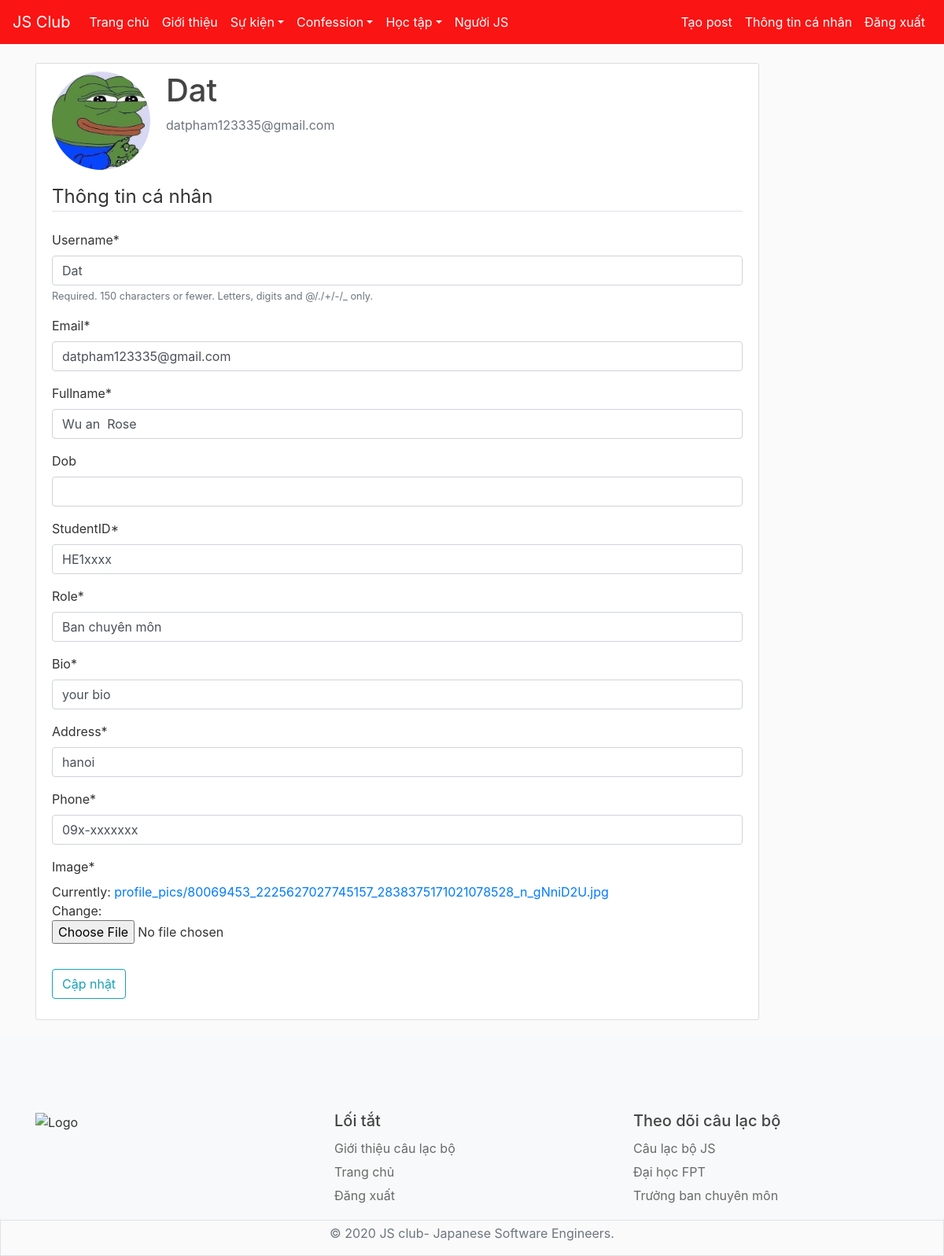
/profile/ (signed in), run on the app's committed database.
### users/models.py (models this page shows, shortened)
class Profile(models.Model):
    user = models.OneToOneField(User, on_delete = models.CASCADE)
    fullname=models.CharField(max_length=100, default = 'Wu an  Rose')
    dob = models.DateField(null = True, blank = True)
    studentID=models.CharField(max_length = 12, default='HE1xxxx')
    role = models.CharField(max_length=30, default='Ban chuyên môn')
    bio = models.CharField(max_length=100, default ='Cần cù thì bù siêng năng-Có làm thì mới có ăn')
    address = models.CharField(max_length = 30, default='Hà Nội')
    phone = models.CharField(max_length = 12, default='09x-xxxxxxx')
    image = models.ImageField(default='default.jpg', upload_to='profile_pics')

### users/views.py (the view)
# urls.py: path('profile/', user_views.profile, name='profile'),
@login_required
def profile(request):
    if request.method == 'POST':
        u_form = UserUpdateForm(request.POST, instance=request.user)
        p_form = ProfileUpdateForm(request.POST, request.FILES, instance=request.user.profile)
        if u_form.is_valid() and p_form.is_valid():
            u_form.save()
            p_form.save()
            messages.success(request, f'Your account has been updated!')
            return redirect('profile')
    else:
        u_form = UserUpdateForm(instance=request.user)
        p_form = ProfileUpdateForm(instance=request.user.profile)
    context = {
        'u_form':u_form,
        'p_form':p_form
    }
    return render(request,'users/profile.html',context)

### users/forms.py
class UserUpdateForm(forms.ModelForm):
    email = forms.EmailField()
    class Meta:
        model = User
        fields = ['username', 'email']

class ProfileUpdateForm(forms.ModelForm):
    class Meta:
        model = Profile
        exclude = ('user',)

### users/templates/users/profile.html (shortened to what this page needs)
{% extends "newfeed/base.html" %}
{% load crispy_forms_tags %}
{% block content %}
<main role="main" class="container">
    <div class="row">
      <div class="col-md-10">
    <div class="content-section">
      <div class="media">
        <img  class="rounded-circle account-img" src="{{ user.profile.image.url}}">
        <div class="media-body">
          <h2 class="account-heading">{{user.username}}</h2>
          <p class="text-secondary">{{user.email}}</p>
        </div>
      </div>
    <form method="post" enctype="multipart/form-data">
        <fieldset class="form-group">
            <legend class="border-bottom mb-4">Thông tin cá nhân</legend>
            {{ u_form|crispy }}
            {{ p_form|crispy }}
        </fieldset>
        <div class="form-group">
          <button class="btn btn-outline-info" type="submit">Cập nhật</button>
        </div>
    </form>
    </div>
          </div>
 </main>
{% endblock content %}

### newfeed/static/newfeed/main.css (style rules this page uses)
body { background: #fafafa; color: #333333; margin-top: 5rem; }
h1, h2, h3, h4, h5, h6 { color: #444444; }
.content-section { width: 100%; background: #ffffff; padding: 10px 20px; border: 1px solid #dddddd; border-radius: 3px; margin-bottom: 20px; }
.account-img { height: 125px; width: 125px; margin-right: 20px; margin-bottom: 16px; }
.account-heading { font-size: 2.5rem; }

### data on the page
Profile: fullname "Wu an Rose", studentID "HE1xxxx", role "Ban chuyên môn", bio "your bio", address "hanoi", phone "09x-xxxxxxx"

### other printed values
{{ user.username }} "Dat"
{{ user.email }} "datpham123335@gmail.com"
